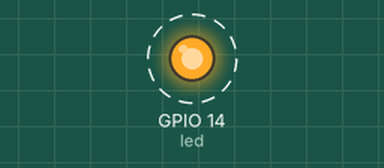
This program was run on a simulated Raspberry Pi (BCM pin numbers). Shown: output pins drawn as LEDs (lit = HIGH). Dashed ring = blinking. At 100.0 s the program stops and its outputs stay as they are.

Above: at 0.2 s.
Timing chart, 0 to 3.0 s (numbered marks = the images above):
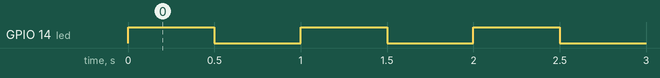

The program:

blink.py
```python
import RPi.GPIO as GPIO
import time

led = 14

def blink(pin):
        GPIO.output(pin,GPIO.HIGH)
        time.sleep(0.5)
        GPIO.output(pin,GPIO.LOW)
        time.sleep(0.5)
        return

GPIO.setmode(GPIO.BCM)

GPIO.setup(led, GPIO.OUT)

for i in range(0,100):
        blink(led)
GPIO.cleanup()
```

Measured:
- by itself, GPIO 14 (led): alternates HIGH for 0.50 s and LOW for 0.50 s, 200 changes in all, then stays LOW
